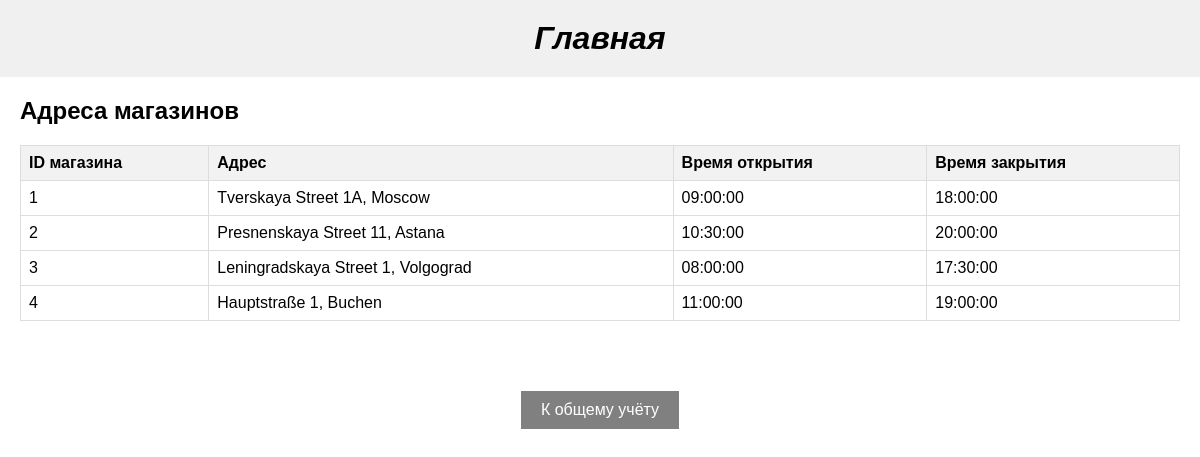
The page /server/index.php on the database its author committed.
### tables this page shows
CREATE TABLE store (
  store_id int NOT NULL AUTO_INCREMENT,
  open_time time DEFAULT NULL,
  close_time time DEFAULT NULL,
  address_id int NOT NULL,
  PRIMARY KEY (store_id),
  FOREIGN KEY (address_id) REFERENCES address (address_id)
);

### server/index.php (the view, shortened to what this page needs)
<!DOCTYPE html>
<html lang="en">
<head>
    <link rel="stylesheet" href="/style.css" type="text/css" />
</head>
<body>
    <header>
        <h1>Главная</h1>
    </header>
    <div class="table-container">
        <h2>Адреса магазинов</h2>
        <table>
            <thead>
                <tr>
                    <th>ID магазина</th>
                    <th>Адрес</th>
                    <th>Время открытия</th>
                    <th>Время закрытия</th>
                </tr>
            </thead>
            <tbody>
                <?php
                $mysqli = new mysqli("mysql", "user", "1111", "fumo_plush_store");
                $addressQuery = "
                    SELECT
                        s.store_id,
                        CONCAT(s2.street_name, ' ', a.building_number, ', ', c.city_name) AS full_address,
                        s.open_time,
                        s.close_time
                    FROM
                        store s
                    JOIN
                        address a ON a.address_id = s.address_id
                    JOIN
                        city c ON c.city_id = a.city_id
                    JOIN
                        street s2 ON s2.street_id = a.street_id
                ";
                $result = $mysqli->query($addressQuery);
                foreach ($result as $row) {
                    $itemId = $row['store_id'];
                    $itemName = $row['full_address'];
                    $itemCost = $row['open_time'];
                    $itemCount = $row['close_time'];
                    echo "<tr onclick=\"window.location='/store.php/{$itemId}'\">
                            <td>{$itemId}</td>
                            <td>{$itemName}</td>
                            <td>{$itemCost}</td>
                            <td>{$itemCount}</td>
                          </tr>";
                }
                ?>
            </tbody>
        </table>
    </div>
    <div style="text-align: center; margin-top: 50px;">
        <a href="/items.php"
            style="display: inline-block; padding: 10px 20px; background-color: grey; color: white; text-decoration: none; font-size: 16px; margin-top: 20px;">
            К общему учёту
        </a>
    </div>
</body>
</html>

### server/style.css (style rules this page uses)
html, body { font-family: 'Comic Sans MS', sans-serif; margin: 0; padding: 0; height: 100%; }
header { background-color: #f0f0f0; padding: 20px; position: relative; }
h1 { font-style: italic; margin: 0; display: flex; justify-content: center; align-items: center; }
.table-container { margin: 20px; }
table { width: 100%; border-collapse: collapse; margin-top: 20px; }
th, td { border: 1px solid #dddddd; text-align: left; padding: 8px; }
th { background-color: #f2f2f2; }

### server/index.php (style rules this page uses)
tbody tr { cursor: pointer; transition: background-color 0.3s; }

### rows shown on the page
store: store_id "1", itemName "Tverskaya Street 1A, Moscow", open_time "09:00:00", close_time "18:00:00"
store: store_id "2", itemName "Presnenskaya Street 11, Astana", open_time "10:30:00", close_time "20:00:00"
store: store_id "3", itemName "Leningradskaya Street 1, Volgograd", open_time "08:00:00", close_time "17:30:00"
store: store_id "4", itemName "Hauptstraße 1, Buchen", open_time "11:00:00", close_time "19:00:00"
